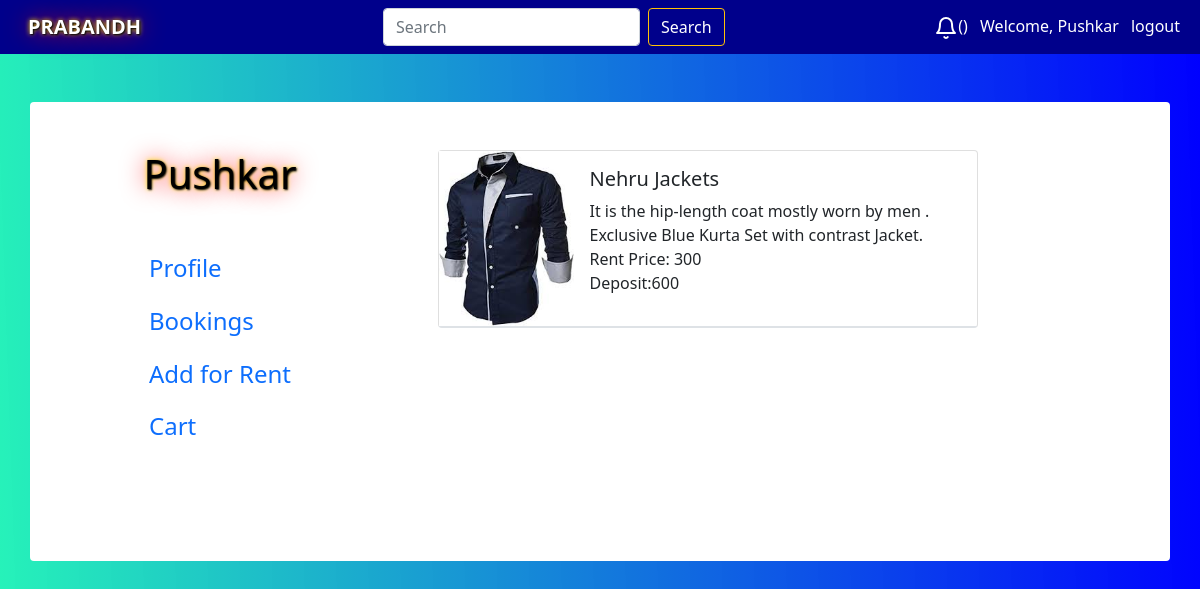
Page /rentedProduct (signed in) on the committed database.
### Rent/models.py (models this page shows, shortened)
class Product(models.Model):
    seller_of_item=models.ForeignKey(Seller,related_name='seller_of_item', on_delete=models.CASCADE)
    availability=models.BooleanField(default=True)
    title=models.CharField(max_length=20)
    category = models.ForeignKey(Category, on_delete=models.SET_NULL, blank=True, null=True)
    subcategory=models.ForeignKey(Subcategory,on_delete=models.SET_NULL, blank=True, null=True)
    rental_price=models.IntegerField()
    about=models.TextField()
    deposit=models.IntegerField()
    image_of_product=models.ImageField(upload_to='title_photos')

### Rent/views.py (the view)
# urls.py: path('rentedProduct', views.rentprod, name="rentprod"),
def rentprod(request):
    user = request.user
    RentProd=Rent_Amount.objects.filter(customer_of_item=user).values('related_product')
    prod = []
    j = 0
    for i in RentProd:
        j = j + 1
    for i in range(0, j):
        prod = prod + list(RentProd[i].values())
    sum = 0
    products = Product.objects.filter(id__in=prod)
    u = User.objects.get(username=user)
    isSeller=Profile.objects.get(user=u).seller
    print(isSeller)
    param = {
        'product': products,
        "STRIPE_PUBLIC_KEY": settings.STRIPE_PUBLIC_KEY,
        'us':isSeller
    }
    return render(request, 'User/booking.html', param)

### User/templates/User/booking.html (shortened to what this page needs)
{% extends 'User/profile.html' %}
{% load static %}
{% block content %}
<body>
        <div class="container rounded bg-white mt-5 mb-5">
            <div class="row">
                <div class="col-md-4 border-right">
                    <div class="d-flex flex-column align-items-center text-center p-3 py-5">
                        <h1 class="font-weight-bold user">{{user}}</h1>
                                            <div class="p-3 py-5">
                        <div class="d-flex justify-content-between align-items-center mb-3">
                            <h4 class="text-right"><a href="/user/profile" class="text-decoration-none"
                                    target="_self">Profile </a></h4>
                        </div>
                        <div class="d-flex justify-content-between align-items-center mb-3">
                            <h4 class="text-right"><a href="/booking/" class="text-decoration-none"> Bookings </a></h4>
                        </div>
                        {% if us %}
                        <div class="d-flex justify-content-between align-items-center mb-3">
                            <h4 class="text-right"><a href="/putrent/" class="text-decoration-none"> Add for Rent </a></h4>
                        </div>
                        {% endif %}
                        <div class="d-flex justify-content-between align-items-center mb-3">
                            <h4 class="text-right"><a href="/cart/" class="text-decoration-none"> Cart </a></h4>
                        </div>
                    </div>
                   </div>
                </div>
                <div class="col-md">
                    <div class="p-3 py-5">
                        <div>
            {% for i in product %}
            <div class="card mb-3 border-bottom" style="max-width: 540px;">
              <div class="row g-0 border-bottom">
                <div class="col-md-3 col-sm-4">
                  <img src='/media/{{i.image_of_product}}' class="img-fluid me-2" alt="...">
                </div>
                <div class="col-md-9 col-sm-8">
                    <div class="card-body">
                      <h5 class="card-title">{{i.title}}</h5>
                            <p class="card-text">
                              {{i.about}}<BR>Rent Price: {{i.rental_price}}</BR>
                              Deposit:{{i.deposit}}
                            </p>
                    </div>
                </div>
              </div>
            </div>
            {% endfor %}
                                    </div>
                        </div>
                    </div>
                </div>
            </div>
    </body>
    </html>
</body>
{% endblock%}

### User/templates/User/basic.html (shortened to what this page needs)
<!DOCTYPE html>
<html lang="en">
<head>
  <link href="https://cdn.jsdelivr.net/npm/bootstrap@5.1.0/dist/css/bootstrap.min.css" rel="stylesheet"
>
</head>
  <body>
      <nav class="navbar navbar-dark " style="background-color:darkblue;">
          <div class="container-fluid">
            <div class="me-4 mx-3">
              <b>
              <a href="/" class="navbar-brand" style="color: white; text-shadow: 1px 1px 2px black, 0 0 25px red, 0 0 5px yellow;">
              PRABANDH</a>
                </b>
            </div>
            <form class="d-flex" method='get' action='/search/1'>
              <input class="form-control me-2" type="text" placeholder="Search" aria-label="Search" name="search" id="search">
              <button class="btn btn-outline-warning" type="submit" ><a href="/search/1" style="color:white; text-decoration: none;" >Search </a></button>
            </form>
            <div class="color">
              <a href="/noti" style="color:white;text-decoration:none;" class="mx-2"><i data-feather="bell"></i>({{k}})</a>
              {% if user.is_authenticated %}
                <a href="/user/profile" class="text-decoration-none" style="color: white">Welcome, {{user}}</a>
                <a href="/user/logout" class="text-decoration-none mx-2" style="color: white">logout</a>
              {% else %}
                <a href="/user/" class="text-decoration-none" style="color: white">Sign Up</a>
                <span style="color: white">/</span>
                <a href="/user/login" class="text-decoration-none" style="color: white">Login</a>
              {% endif %}
            </div>
          </div>
      </nav>
  {% block content %}{% endblock %}
    </body>
</html>

### User/templates/User/basic.html (style rules this page uses)
.navbar { background-color:darkblue; }

### User/templates/User/booking.html (style rules this page uses)
body { background: linear-gradient(268deg, #0000ff, #00f0add9); }
.user { color: black; text-shadow: 1px 1px 2px black, 0 0 25px red, 0 0 5px yellow; }

### rows in the picture
Product: image_of_product (picture), title "Nehru Jackets", about "It is the hip-length coat mostly worn by men . Exclusive Blue Kurta Set with contrast Jacket.", rental_price "300", deposit "600"

### other values in the picture
{{ user }} "Pushkar"
